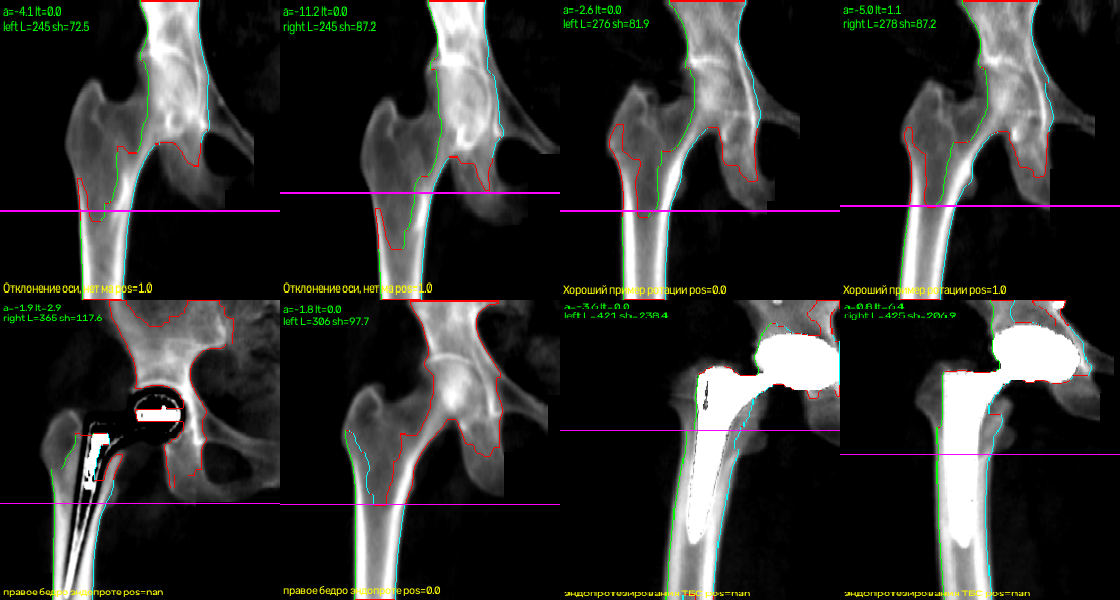
#> input picture docs/hip/commented_cases.png, 1120 x 600 px; its folder holds 4 pictures in this run
$ python prepare_cache.py
#> lines starting #> are read from the running program, lines starting #| are printed output that depends on the picture
"""
Сборка кэша изображений для GPU-предобучения backbone DensitoAI.

Все источники (собственный DXA-датасет + открытые рентген/DXA наборы) приводятся к
единому виду, в котором работает `embeddings.FrozenBackbone`: серый uint8, 320x192
(H x W). Широкие/очень высокие снимки режутся на до 3 «вертикальных» плиток с
соотношением сторон 192/320, чтобы не было чёрных полей.

Выход: <out>/pretrain_u8.npy  (N, 320, 192) uint8
       <out>/pretrain_meta.csv (source, path, tile)
"""
import argparse
import sys
from pathlib import Path
from concurrent.futures import ProcessPoolExecutor

import cv2
import numpy as np
import pandas as pd

H, W = 320, 192
ASPECT = W / H  # 0.6

SRC_ROOT = Path("/workspace/data")
SOURCES = {
    # имя: (подкаталог, glob-маски)
    "own_dxa":  ("own_dataset", ("**/*.dcm",)),
    "arak_hip_dxa": ("kaggle/arak-bone-densitometry-center", ("**/*.png",)),
    "dexa_osteo_spine": ("kaggle/dexa-osteo", ("**/*.png", "**/*.PNG")),
    "aasce_spine": ("kaggle/aasce-miccai-2019-x-ray-dataset", ("**/*.jpg",)),
    "buu_lspine": ("BUU-LSPINE", ("**/*.jpg",)),
    "mtddh_pelvis": ("MTDDH", ("**/*.jpg",)),
    "fracatlas": ("FracAtlas", ("**/images/**/*.jpg", "**/*.jpg")),
    "cn_hip": ("chinese_osteoporosis/Hip", ("**/*.png", "**/*.jpg")),
    "cn_lumbar_ap": ("chinese_osteoporosis/LumbarP", ("**/*.png", "**/*.jpg")),
}


def read_gray(path: str):
    p = Path(path)
    if p.suffix.lower() == ".dcm":
        sys.path.insert(0, str(Path(__file__).resolve().parent.parent / "src"))
        from geometry_features import read_dicom_normalized
        img, _ = read_dicom_normalized(str(p))
        return img
    img = cv2.imread(str(p), cv2.IMREAD_GRAYSCALE)
#> img: shape (600, 1120); min 0, max 255, mean 45.9
    if img is None:
        return None
    lo, hi = np.percentile(img, [1, 99])
#> lo = 0; hi = 255
    if hi > lo:
        img = np.clip((img.astype(np.float32) - lo) / (hi - lo) * 255.0, 0, 255).astype(np.uint8)
    return img


def tiles_for(img: np.ndarray, is_dxa: bool):
    """DXA собственного формата: прямой resize (как в FrozenBackbone).
    Остальное: плитки с соотношением 0.6, максимум 3."""
    if is_dxa:
        return [cv2.resize(img, (W, H), interpolation=cv2.INTER_AREA)]
    h, w = img.shape[:2]
#> h = 600; w = 1120
    out = []
    if w / h > ASPECT:  # шире, чем нужно -> режем по горизонтали
        tw = int(round(h * ASPECT))
#> tw = 360
        n = min(3, max(1, int(round(w / tw))))
#> n = 3
        if n == 1:
            xs = [(w - tw) // 2]
        else:
            xs = np.linspace(0, w - tw, n).astype(int)
#> xs = [0, 380, 760]
        for x in xs:
            out.append(cv2.resize(img[:, x:x + tw], (W, H), interpolation=cv2.INTER_AREA))
    else:  # выше, чем нужно -> режем по вертикали
        th = int(round(w / ASPECT))
        n = min(3, max(1, int(round(h / th))))
        if n == 1:
            ys = [(h - th) // 2]
        else:
            ys = np.linspace(0, h - th, n).astype(int)
        for y in ys:
            out.append(cv2.resize(img[y:y + th, :], (W, H), interpolation=cv2.INTER_AREA))
    return out


def process(args):
    src, path = args
    try:
        img = read_gray(path)
        if img is None or img.size == 0 or min(img.shape[:2]) < 32:
            return []
        return [(src, path, i, t) for i, t in enumerate(tiles_for(img, src == "own_dxa"))]
    except Exception as e:  # noqa: BLE001
        print("skip", path, e, file=sys.stderr)
        return []


def main():
    ap = argparse.ArgumentParser()
    ap.add_argument("--root", default=str(SRC_ROOT))
    ap.add_argument("--out", default="/workspace/cache")
    ap.add_argument("--limit", type=int, default=0, help="для отладки: не более N файлов на источник")
    ap.add_argument("--workers", type=int, default=16)
    a = ap.parse_args()
    root = Path(a.root)
    out = Path(a.out)
    out.mkdir(parents=True, exist_ok=True)

    jobs = []
    for src, (sub, globs) in SOURCES.items():
        base = root / sub
        if not base.exists():
            print(f"[{src}] нет каталога {base} -> пропуск")
            continue
        files = []
        for g in globs:
            files += [str(p) for p in base.glob(g)]
        files = sorted(set(files))
        if a.limit:
            files = files[: a.limit]
        print(f"[{src}] файлов: {len(files)}")
        jobs += [(src, f) for f in files]

    arrs, meta = [], []
    with ProcessPoolExecutor(a.workers) as ex:
        for res in ex.map(process, jobs, chunksize=16):
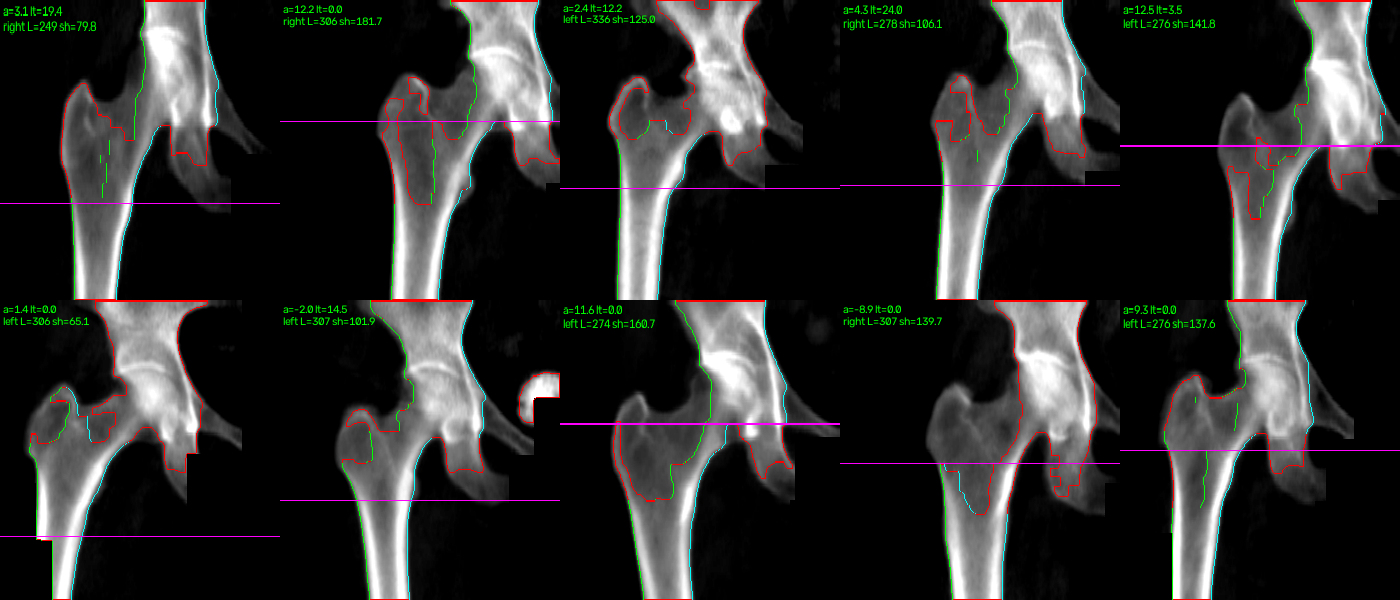
#> input picture docs/hip/dbg_neg.png, 1400 x 600 px
#> in read_gray (call 2), `img = cv2.imread(str(p), cv2.IMREAD_GRAYSCALE)`:
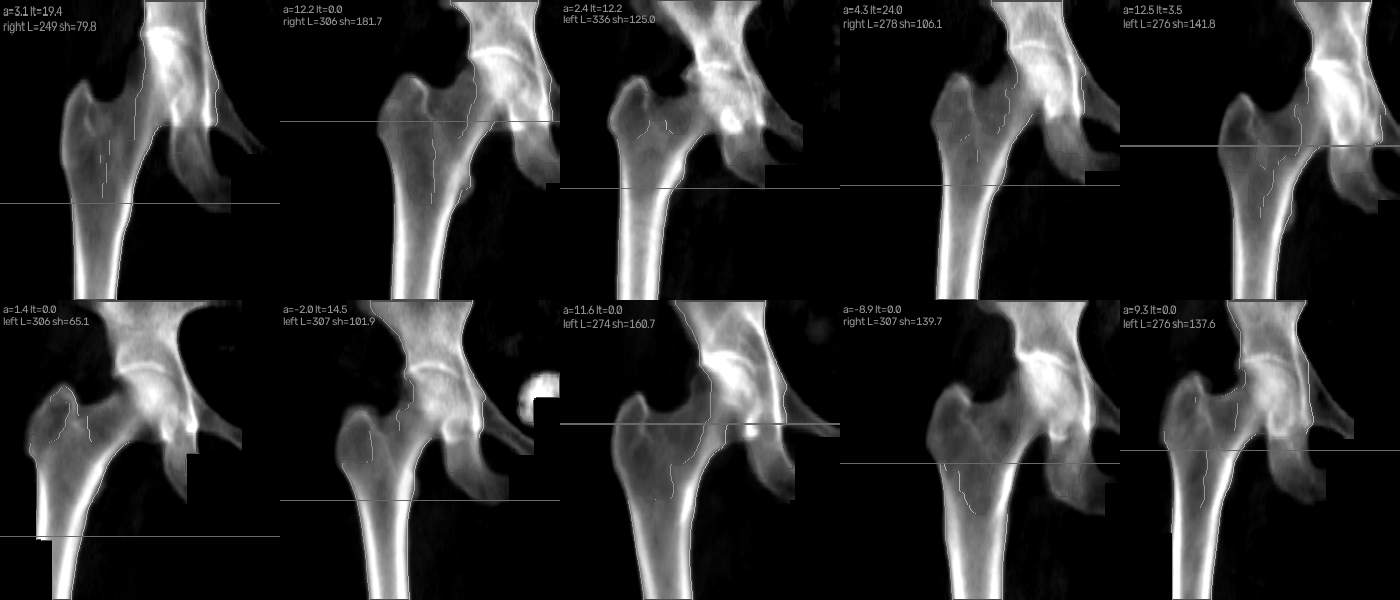
#> img: shape (600, 1400); min 0, max 255, mean 44.3
#> in read_gray (call 2), `lo, hi = np.percentile(img, [1, 99])`: lo = 0; hi = 255
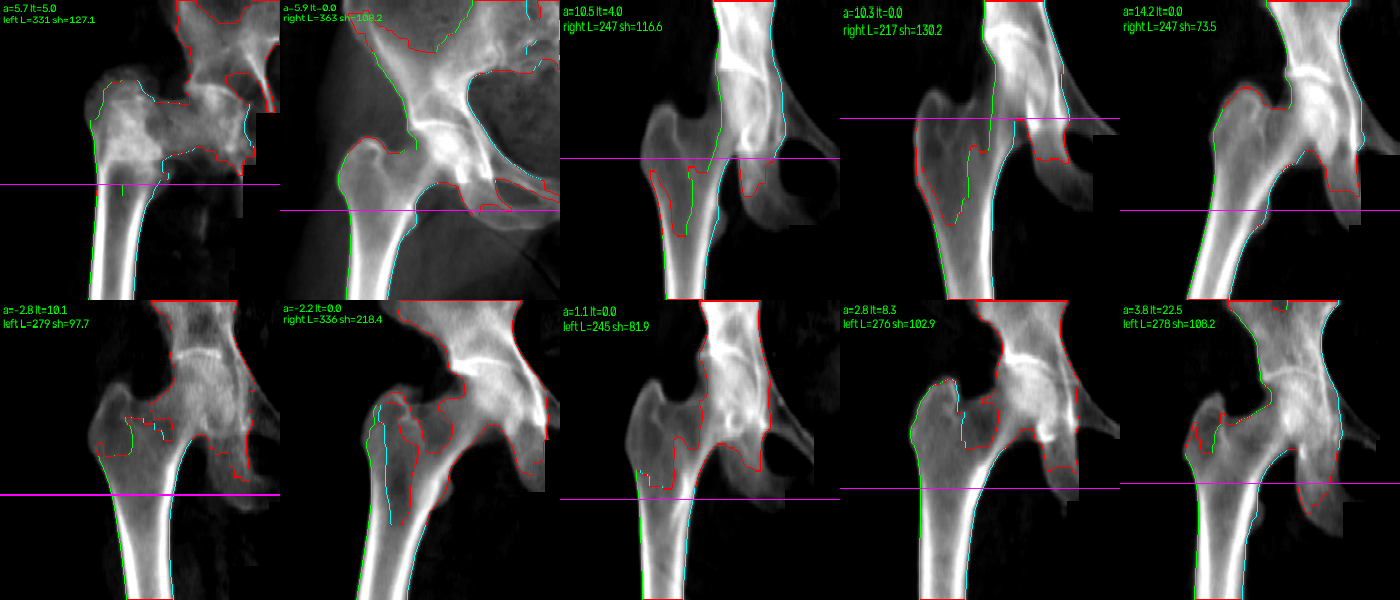
#> input picture docs/hip/dbg_pos.png, 1400 x 600 px
#> in read_gray (call 3), `img = cv2.imread(str(p), cv2.IMREAD_GRAYSCALE)`:
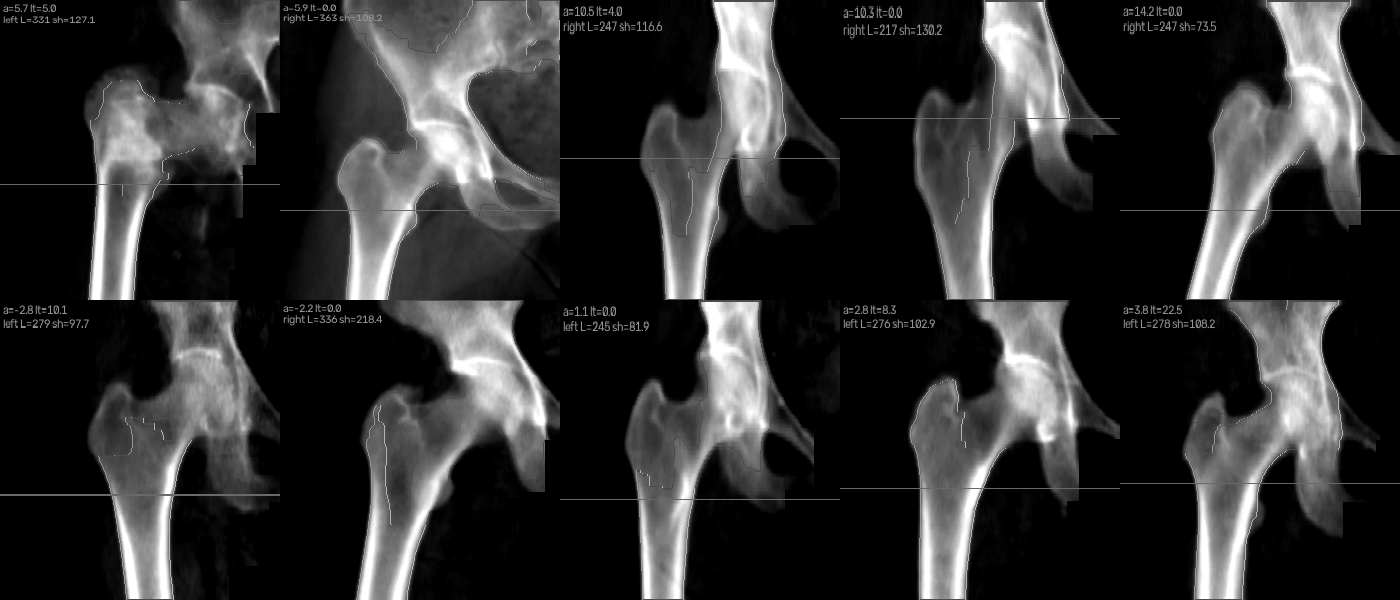
#> img: shape (600, 1400); min 0, max 255, mean 48.3
#> in read_gray (call 3), `lo, hi = np.percentile(img, [1, 99])`: lo = 0; hi = 255
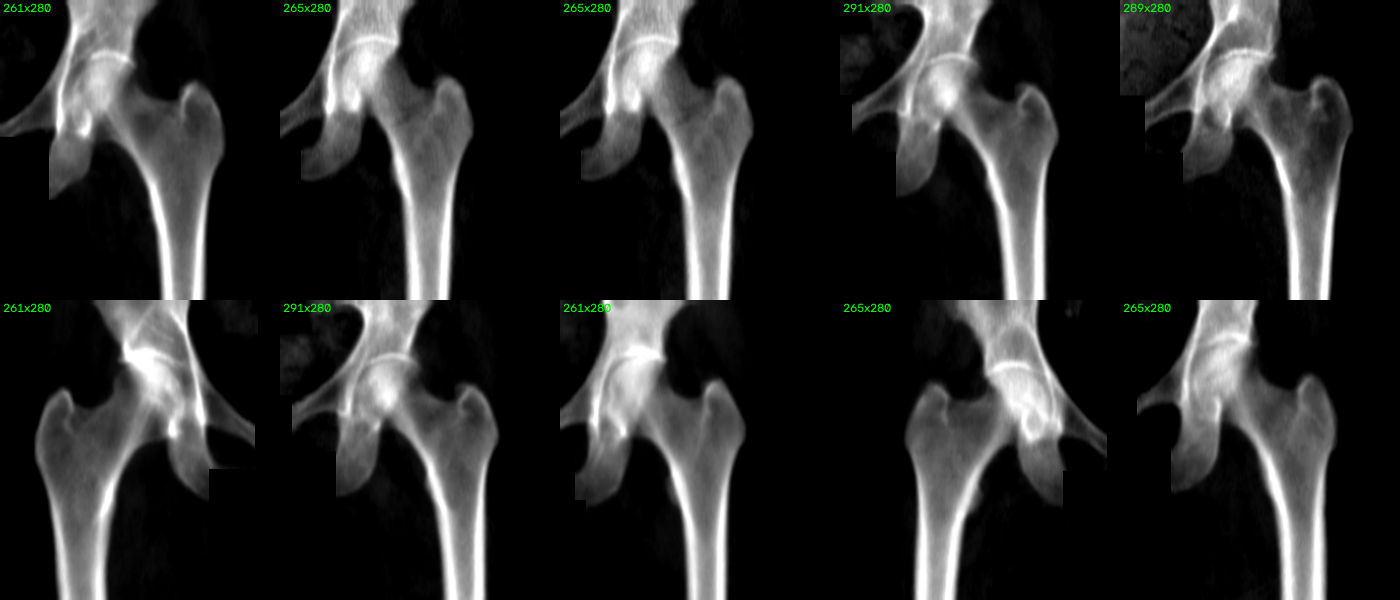
#> input picture docs/hip/left_hip_neg.png, 1400 x 600 px
#> in read_gray (call 4), `lo, hi = np.percentile(img, [1, 99])`: lo = 0; hi = 255
            for src, path, i, t in res:
                arrs.append(t)
                meta.append((src, path, i))
#> after the loop, arrs = 12 items; meta = 12 items
    X = np.stack(arrs).astype(np.uint8)
    np.save(out / "pretrain_u8.npy", X)
#> (the run stopped early here; a loop or call above may not have finished)
